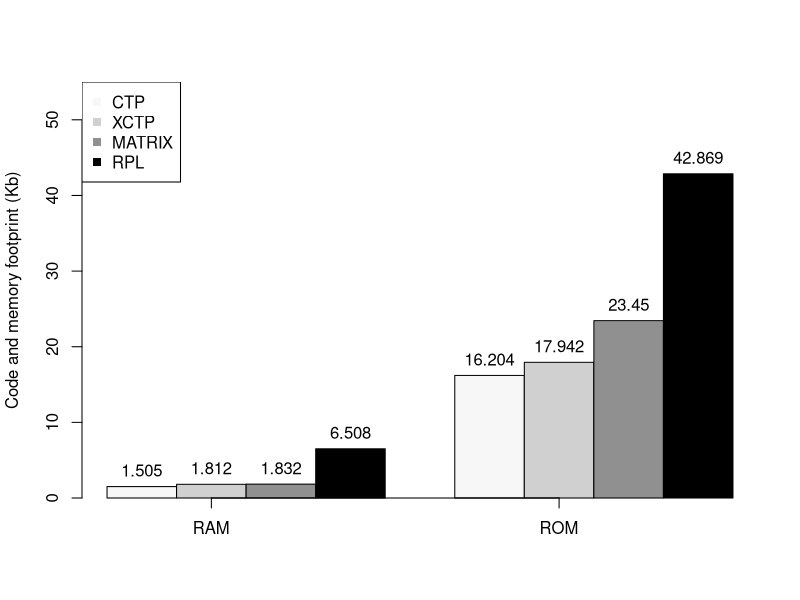

The R source for this figure:
#####################
# RAM e ROM
#####################
#RPL #XCTP #MATRIX
mat = matrix(
  c(1505, 1812, 1832, 6508,
    16204,17942, 23450, 42869), nrow = 4, ncol=2)
mat = mat/1000

row =  c("CTP", "XCTP" ,"MATRIX","RPL")
colors = c("#F7F7F7","#D0D0D0","#909090","black")
bp = barplot(mat,xaxis=c("RAM", "ROM"),
             xlab="" ,ylab="Code and memory footprint (Kb)", col=colors,
             beside=TRUE,ylim=c(0,55))#, legend=row)
legend("topleft", row, pch=c(15, 15,15, 15), col = colors)
text(x = bp, y = mat, label = mat, pos = 3, col = "black")
axis(1, at=bp[2,], labels=c("RAM", "ROM"))
